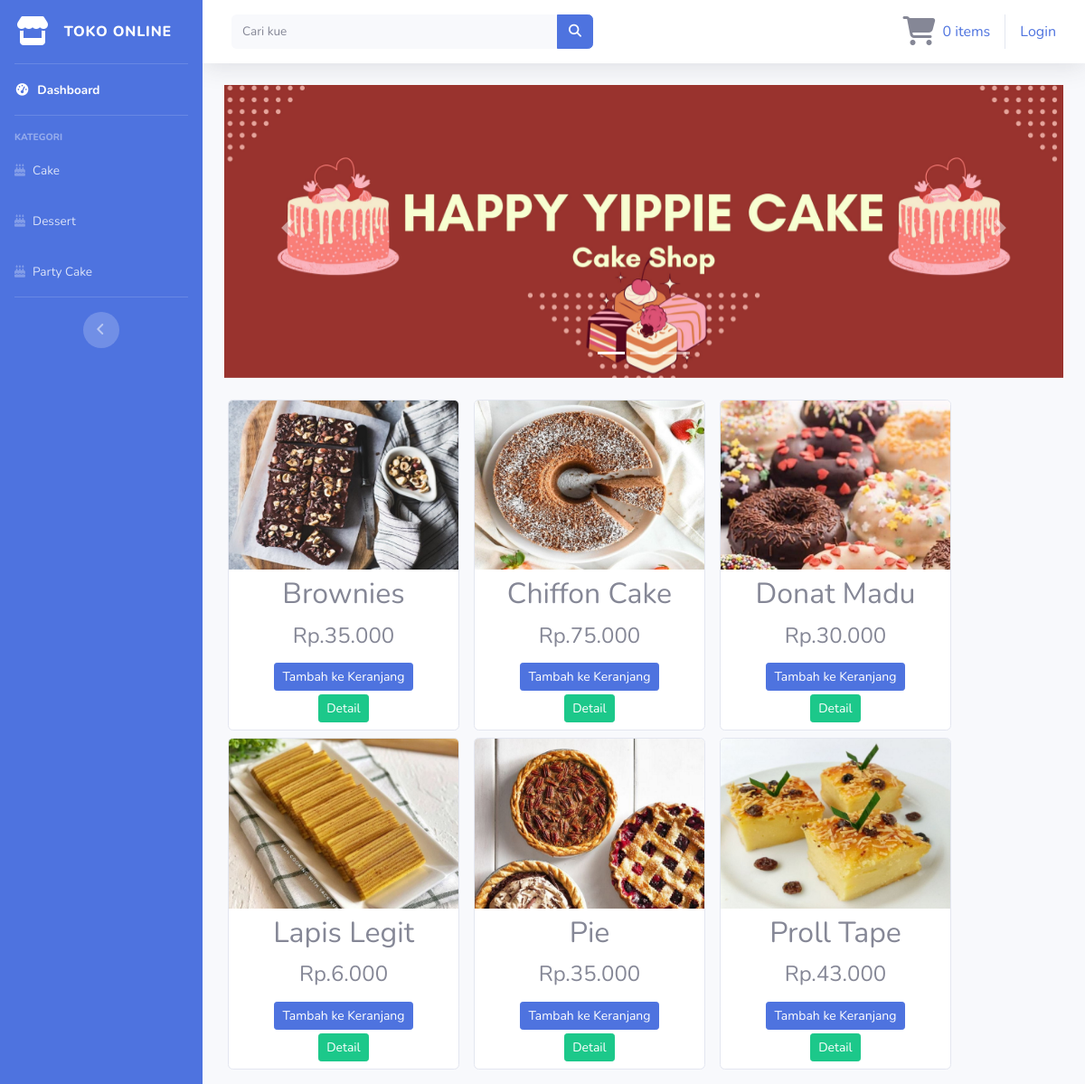
The page /index.php/kategori/cake on the database its author committed.
### tables this page shows
CREATE TABLE `tb_barang` (
  `id_brg` int(11) NOT NULL,
  `nama_brg` varchar(120) NOT NULL,
  `keterangan` varchar(225) NOT NULL,
  `kategori` varchar(60) NOT NULL,
  `harga` int(11) NOT NULL,
  `stok` int(4) NOT NULL,
  `gambar` text NOT NULL
);

### application/controllers/kategori.php (called while the page is built, shortened)
<?php
class Kategori extends CI_Controller
{
    public function cake()
    {
        $data['cake'] = $this->model_kategori->data_cake()->result();
        $this->load->view('templates/header');
        $this->load->view('templates/sidebar');
        $this->load->view('cake', $data);
        $this->load->view('templates/footer');
    }
}

### index.php (called while the page is built, shortened)
<?php
require_once BASEPATH.'core/CodeIgniter.php';

### application/models/model_kategori.php (called while the page is built, shortened)
<?php
class Model_kategori extends CI_Model
{
    public function data_cake()
    {
        return $this->db->get_where("tb_barang", array('kategori' => 'cake'));
    }
}

### application/views/cake.php (the view, shortened to what this page needs)
<div class="container-fluid">
    <div id="carouselExampleIndicators" class="carousel slide" data-bs-ride="carousel">
        <ol class="carousel-indicators">
            <li data-target="#carouselExampleIndicators" data-slide-to="0" class="active"></li>
            <li data-target="#carouselExampleIndicators" data-slide-to="1"></li>
            <li data-target="#carouselExampleIndicators" data-slide-to="2"></li>
        </ol>
        <div class="carousel-inner">
            <div class="carousel-item active">
                <img src="<?php echo base_url('assets/img/sliderr1.jpg') ?>" class="d-block w-100" alt="First slide">
            </div>
            <a class="carousel-control-prev" href="#carouselExampleIndicators" role="button" data-slide="prev">
                <div class="nav-icon">
                    <span class="carousel-control-prev-icon" aria-hidden="true"></span>
                </div>
            </a>
            <a class="carousel-control-next" href="#carouselExampleIndicators" role="button" data-slide="next">
                <div class="nav-icon">
                    <span class="carousel-control-next-icon" aria-hidden="true"></span>
                </div>
            </a>
        </div>
    </div>
    <div class="row text-center mt-3 mb-3">
        <?php foreach ($cake as $brg) : ?>
            <div class="card ml-3 mt-2" style="width: 16rem;">
                <img src="<?php echo base_url() . '/uploads/' . $brg->gambar ?>" class="card-img-top" alt="...">
                <div class="card border-0 mt-2">
                    <h2 class="card-title"><?php echo $brg->nama_brg ?></h2>
                    <h4>Rp.<?php echo number_format($brg->harga, 0, ',', '.') ?></h4>
                </div>
                <div class="card mb-2 mt-2 border-0">
                    <?php echo anchor('dashboard/tambah_ke_keranjang/' . $brg->id_brg, '<div class="btn btn-sm btn-primary">Tambah ke Keranjang</div>') ?>
                    <?php echo anchor('dashboard/detail/' . $brg->id_brg, '<div class="btn btn-sm btn-success mt-1">Detail</div>') ?>
                </div>
            </div>
        <?php endforeach; ?>
    </div>
</div>

### rows shown on the page
tb_barang: gambar (picture), nama_brg "Brownies", harga "35.000", id_brg "Tambah ke Keranjang", id_brg "Detail"
tb_barang: gambar (picture), nama_brg "Chiffon Cake", harga "75.000", id_brg "Tambah ke Keranjang", id_brg "Detail"
tb_barang: gambar (picture), nama_brg "Donat Madu", harga "30.000", id_brg "Tambah ke Keranjang", id_brg "Detail"
tb_barang: gambar (picture), nama_brg "Lapis Legit", harga "6.000", id_brg "Tambah ke Keranjang", id_brg "Detail"
tb_barang: gambar (picture), nama_brg "Pie", harga "35.000", id_brg "Tambah ke Keranjang", id_brg "Detail"
tb_barang: gambar (picture), nama_brg "Proll Tape", harga "43.000", id_brg "Tambah ke Keranjang", id_brg "Detail"

### other values the page prints
anchor('dashboard/detail_keranjang', $keranjang) "0 items"
anchor('auth/login', 'Login') "Login"
